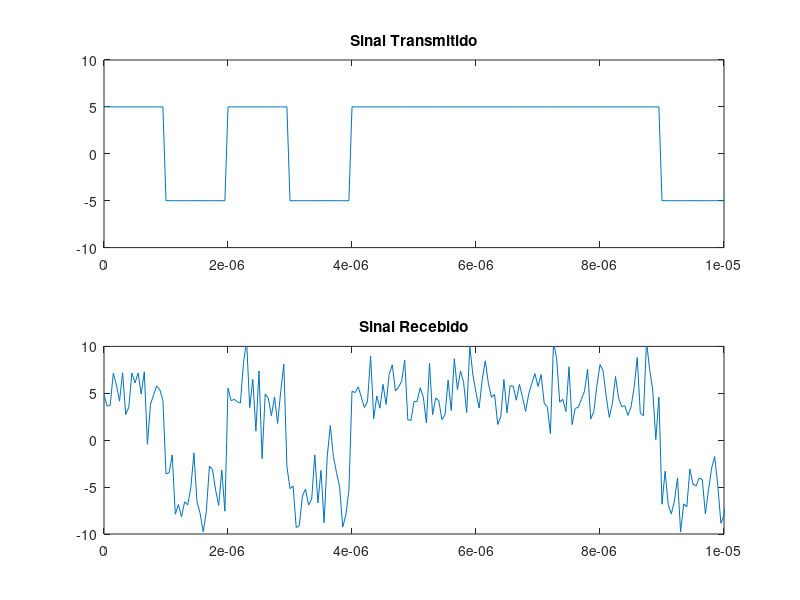
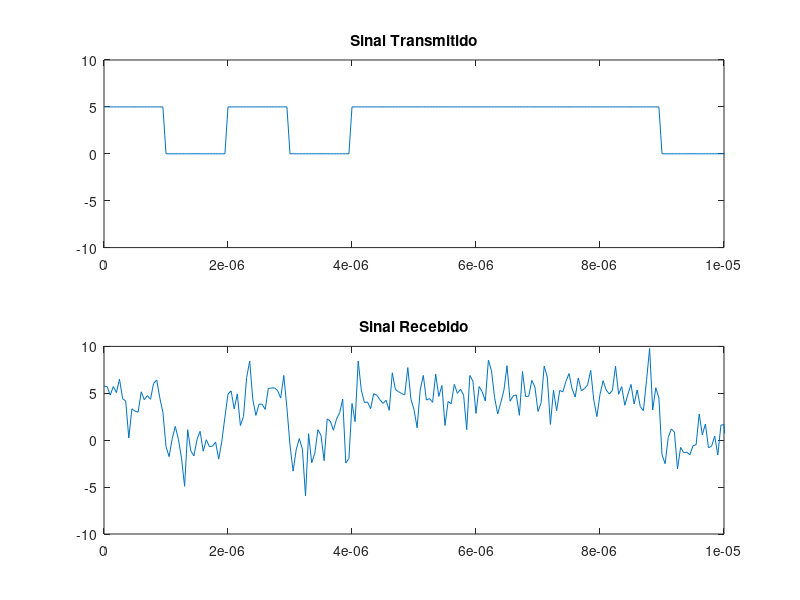
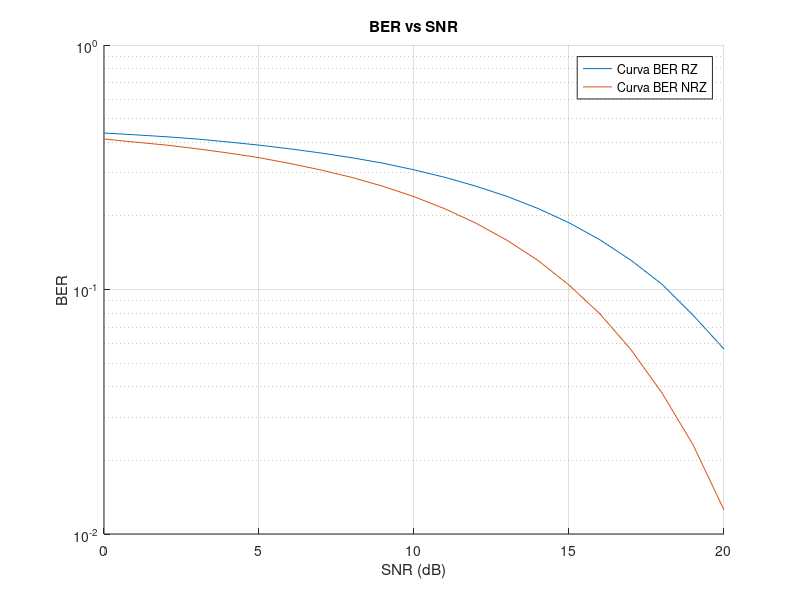

Recreate these plots in MATLAB, in order.
clear all
close all
clc

var_indice = [5:5:200];
N = 20;
LIMIT_SNR = 20;
filtro_tx = ones(1, N);
filtro_rx = fliplr(filtro_tx);
A = 5;
limiarNRZ = 0;
limiarRZ = A/2;
Rb = 1000000;
Tb = 1 / Rb;
passo_t = Tb / N;
t = [0:passo_t:1-passo_t];

% Gerar sequência binária aleatória
info = randi([0, 1], 1, Rb); 
info_up = upsample(info, N);
sinal_tx_NRZ = filter(filtro_tx, 1, info_up) * 2 * A - A;
sinal_tx_RZ = filter(filtro_tx, 1, info_up) * A;

dB = 10 * log10(N);

% Função personalizada para calcular erros de bit
function [numErrors, ber] = biterr_custom(x, y)
    if length(x) ~= length(y)
        error("Os vetores devem ter o mesmo comprimento.");
    end
    numErrors = sum(xor(x,y));
    ber = numErrors / length(x);
end

for SNR = 0:LIMIT_SNR
    SNR
    sinal_rx_NRZ = awgn(sinal_tx_NRZ, SNR - (dB), 'measured');
    sinal_rx_RZ = awgn(sinal_tx_RZ, SNR - (dB), 'measured');
    Z_T = sinal_rx_NRZ(N:N:end);
    info_hat_NRZ = Z_T > limiarNRZ;
    Z1_T = sinal_rx_RZ(N:N:end);
    info_hat_RZ = Z1_T > limiarRZ;
    [num_erro(SNR+1), BER_NRZ(SNR+1)] = biterr_custom(info, info_hat_NRZ);
    [num_erro1(SNR+1), BER_RZ(SNR+1)] = biterr_custom(info, info_hat_RZ);
end

% Plotagem
figure(1)
subplot(211)
plot(t, sinal_tx_NRZ)
xlim([0 10 * Tb])
ylim([-(2*A) 2*A])
title('Sinal Transmitido')

subplot(212)
plot(t, sinal_rx_NRZ)
xlim([0 10 * Tb])
ylim([-(2*A) 2*A])
title('Sinal Recebido')


figure(2)
subplot(211)
plot(t, sinal_tx_RZ)
xlim([0 10 * Tb])
ylim([-(2*A) 2*A])
title('Sinal Transmitido')

subplot(212)
plot(t, sinal_rx_RZ)
xlim([0 10 * Tb])
ylim([-(2*A) 2*A])
title('Sinal Recebido')

figure(3); hold on;
semilogy([0:LIMIT_SNR], BER_RZ)
semilogy([0:LIMIT_SNR], BER_NRZ)
title('BER vs SNR')
xlabel('SNR (dB)')
ylabel('BER')
grid on
legend('Curva BER RZ','Curva BER NRZ')
